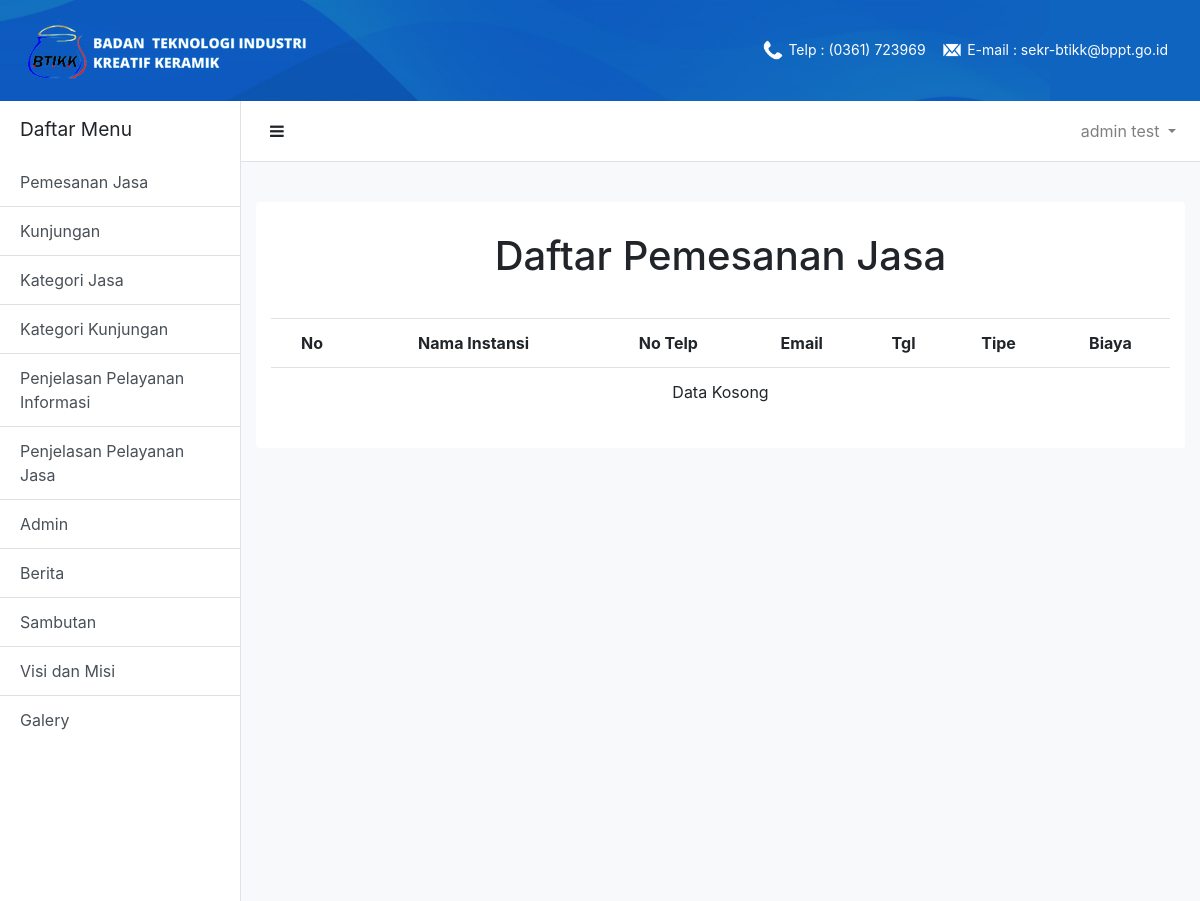
The app's page /adminContent/pemesananJasa.php (signed in), older data.
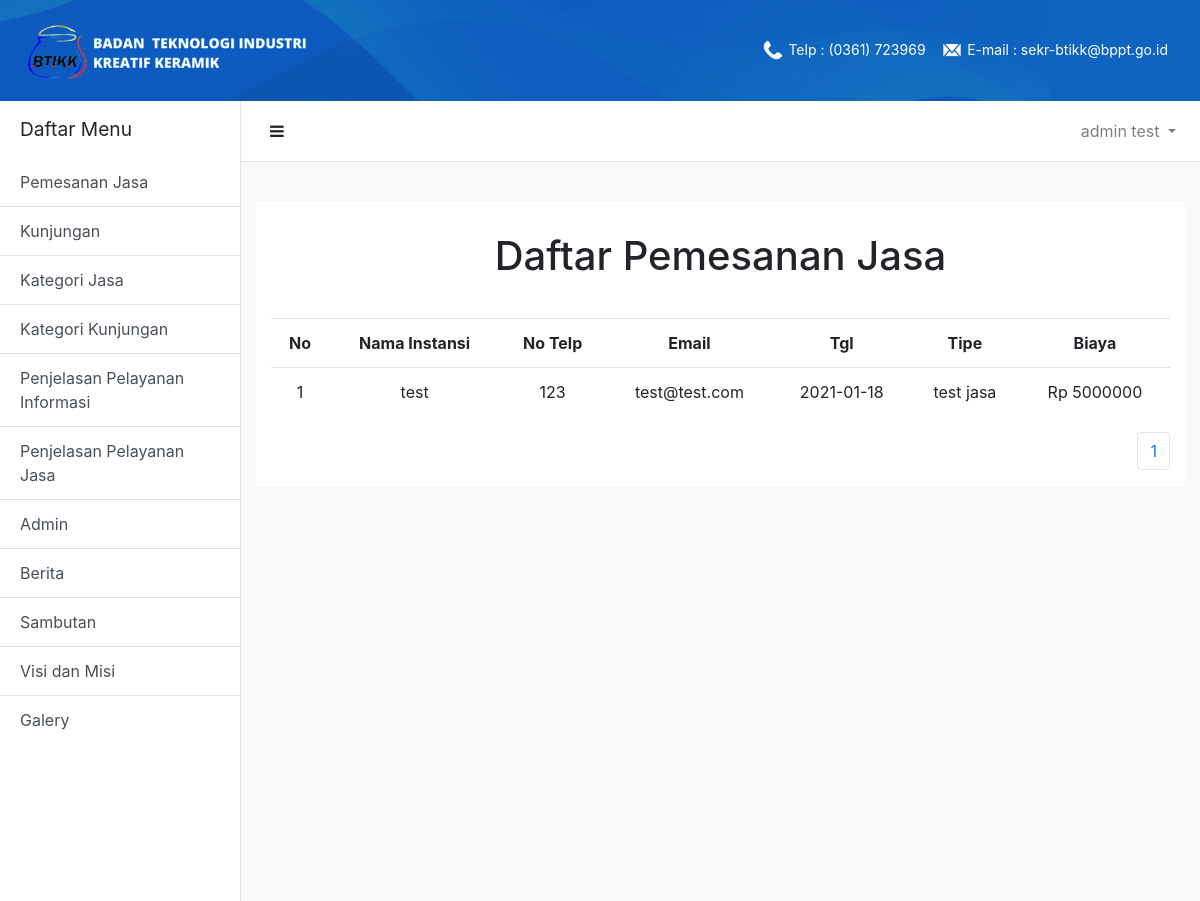
The same page, newer data.
### tables this page shows
CREATE TABLE `tb_jasa` (
  `id_jasa` int(11) NOT NULL,
  `id_tipe_jasa` int(11) NOT NULL,
  `nama_instansi` varchar(255) NOT NULL,
  `notlp` varchar(255) NOT NULL,
  `email` varchar(255) NOT NULL,
  `tgl` date NOT NULL
);

CREATE TABLE `tb_kategorijasa` (
  `id_kategoriJasa` int(11) NOT NULL,
  `tipe_jasa` varchar(255) NOT NULL,
  `biaya` float NOT NULL,
  `ket` varchar(255) NOT NULL
);

### adminContent/pemesananJasa.php (the view, shortened to what this page needs)
<?php
    include("../dashboardUser.php");
?>
    <div class="card-title text-center" id="user-content-title">
        <h1>Daftar Pemesanan Jasa</h1>
    </div>
    <div class='card-content'>
        <div class="container">
            <table class='table'>
                <tr class='text-center'>
                    <th>No</th>
                    <th>Nama Instansi</th>
                    <th>No Telp</th>
                    <th>Email</th>
                    <th>Tgl</th>
                    <th>Tipe</th>
                    <th>Biaya</th>
                </tr>
<?php
    $batas   = 5;
    if(!isset($_GET['halaman'])){
        $posisi  = 0;
    }else{
        $posisi  = ($_GET['halaman']-1) * $batas;
    }
    $no = $posisi+1;
    $tampil = mysqli_query($conn,"SELECT * FROM tb_jasa order by id_jasa asc limit $posisi,$batas");
    $num = mysqli_num_rows($tampil);
    if($num==0)
    {
      echo "
            <tr>
              <td class='text-center' colspan='7'>
                Data Kosong
              </td>
            </tr>";
    }else
    {
      while($array=mysqli_fetch_array($tampil))
      {
        $sql = mysqli_query($conn,"SELECT * FROM tb_kategoriJasa where id_kategoriJasa =".$array['id_tipe_jasa']);
        $kategori = mysqli_fetch_assoc($sql);
        echo "
                <tr>
                    <td class='text-center'>".$no."</td>
                    <td class='text-center'>".$array['nama_instansi']."</td>
                    <td class='text-center'>".$array['notlp']."</td>
                    <td class='text-center'>".$array['email']."</td>
                    <td class='text-center'>".$array['tgl']."</td>
                    <td class='text-center'>".$kategori['tipe_jasa']."</td>
                    <td class='text-center'>Rp ".$kategori['biaya']."</td>
                </tr>
          ";
        $no++;
      }
    }
?>
                    </table>
                    <div class='d-flex justify-content-end'>
                        <div class="text-center">
                            <ul class="pagination">
                                <?php
                                    $tampil = mysqli_query ($conn,"SELECT * FROM tb_jasa");
                                    $num = mysqli_num_rows($tampil);
                                    $jmlhalaman = ceil($num/$batas);
                                    for($i=1;$i<=$jmlhalaman;$i++) {
                                            echo "<li class='page-item'><a class='page-link' href='pemesananJasa.php?halaman=$i'>$i</a></li>";
                                    }
                                ?>
                    </div>
            </div>
        </div>
    </div>
    </div>
</div>

Row changes from the older to the newer data that the page shows:
added tb_jasa: nama_instansi "test", notlp "123", email "test@test.com", tgl "2021-01-18", id_tipe_jasa.tipe_jasa "test jasa", id_tipe_jasa.biaya "5000000"
Text that changed along with them:
new list line: "1"
text no longer shown: "Data Kosong"
